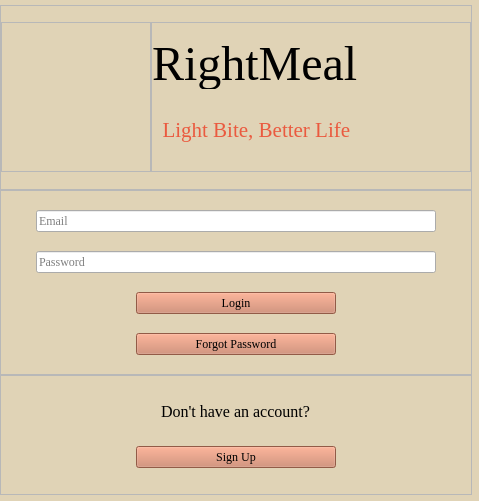
<?xml version="1.0" encoding="UTF-8"?>
<ui version="4.0">
 <class>MainWindow</class>
 <widget class="QMainWindow" name="MainWindow">
  <property name="geometry">
   <rect>
    <x>0</x>
    <y>0</y>
    <width>479</width>
    <height>501</height>
   </rect>
  </property>
  <property name="windowTitle">
   <string>MainWindow</string>
  </property>
  <property name="styleSheet">
   <string notr="true">QMainWindow {background: #e0d3b6;}
QPushButton {background: #cc7f63;}
QCommandLinkButton  {background:#e0d3b6;}
QLabel {font:  #000000;}
QLineEdit {font: #161514;}

</string>
  </property>
  <widget class="QWidget" name="centralwidget">
   <widget class="QFrame" name="frame_2">
    <property name="geometry">
     <rect>
      <x>0</x>
      <y>190</y>
      <width>472</width>
      <height>185</height>
     </rect>
    </property>
    <property name="minimumSize">
     <size>
      <width>0</width>
      <height>150</height>
     </size>
    </property>
    <property name="maximumSize">
     <size>
      <width>16777215</width>
      <height>16777215</height>
     </size>
    </property>
    <property name="frameShape">
     <enum>QFrame::StyledPanel</enum>
    </property>
    <property name="frameShadow">
     <enum>QFrame::Raised</enum>
    </property>
    <layout class="QVBoxLayout" name="verticalLayout_5">
     <property name="spacing">
      <number>0</number>
     </property>
     <property name="leftMargin">
      <number>0</number>
     </property>
     <property name="topMargin">
      <number>0</number>
     </property>
     <property name="rightMargin">
      <number>0</number>
     </property>
     <property name="bottomMargin">
      <number>0</number>
     </property>
     <item alignment="Qt::AlignHCenter">
      <widget class="QLineEdit" name="lineEdit_5">
       <property name="minimumSize">
        <size>
         <width>400</width>
         <height>0</height>
        </size>
       </property>
       <property name="maximumSize">
        <size>
         <width>400</width>
         <height>16777215</height>
        </size>
       </property>
       <property name="font">
        <font>
         <family>Times New Roman</family>
         <italic>false</italic>
         <bold>false</bold>
        </font>
       </property>
       <property name="placeholderText">
        <string>Email</string>
       </property>
      </widget>
     </item>
     <item alignment="Qt::AlignHCenter">
      <widget class="QLineEdit" name="lineEdit_6">
       <property name="minimumSize">
        <size>
         <width>400</width>
         <height>0</height>
        </size>
       </property>
       <property name="maximumSize">
        <size>
         <width>400</width>
         <height>16777215</height>
        </size>
       </property>
       <property name="font">
        <font>
         <family>Times New Roman</family>
         <italic>false</italic>
         <bold>false</bold>
        </font>
       </property>
       <property name="placeholderText">
        <string>Password</string>
       </property>
      </widget>
     </item>
     <item alignment="Qt::AlignHCenter">
      <widget class="QPushButton" name="pushButton">
       <property name="minimumSize">
        <size>
         <width>200</width>
         <height>0</height>
        </size>
       </property>
       <property name="maximumSize">
        <size>
         <width>200</width>
         <height>16777215</height>
        </size>
       </property>
       <property name="font">
        <font>
         <family>Times New Roman</family>
        </font>
       </property>
       <property name="text">
        <string>Login</string>
       </property>
      </widget>
     </item>
     <item alignment="Qt::AlignHCenter">
      <widget class="QPushButton" name="pushButton_8">
       <property name="minimumSize">
        <size>
         <width>200</width>
         <height>0</height>
        </size>
       </property>
       <property name="maximumSize">
        <size>
         <width>200</width>
         <height>16777215</height>
        </size>
       </property>
       <property name="font">
        <font>
         <family>Times New Roman</family>
        </font>
       </property>
       <property name="text">
        <string>Forgot Password</string>
       </property>
      </widget>
     </item>
    </layout>
   </widget>
   <widget class="QFrame" name="frame_3">
    <property name="geometry">
     <rect>
      <x>0</x>
      <y>375</y>
      <width>472</width>
      <height>120</height>
     </rect>
    </property>
    <property name="maximumSize">
     <size>
      <width>16777215</width>
      <height>120</height>
     </size>
    </property>
    <property name="frameShape">
     <enum>QFrame::StyledPanel</enum>
    </property>
    <property name="frameShadow">
     <enum>QFrame::Raised</enum>
    </property>
    <layout class="QVBoxLayout" name="verticalLayout_9">
     <property name="spacing">
      <number>0</number>
     </property>
     <property name="leftMargin">
      <number>0</number>
     </property>
     <property name="topMargin">
      <number>0</number>
     </property>
     <property name="rightMargin">
      <number>0</number>
     </property>
     <property name="bottomMargin">
      <number>0</number>
     </property>
     <item alignment="Qt::AlignHCenter">
      <widget class="QLabel" name="label_3">
       <property name="sizePolicy">
        <sizepolicy hsizetype="Preferred" vsizetype="Preferred">
         <horstretch>0</horstretch>
         <verstretch>0</verstretch>
        </sizepolicy>
       </property>
       <property name="maximumSize">
        <size>
         <width>16777215</width>
         <height>20</height>
        </size>
       </property>
       <property name="font">
        <font>
         <family>Times New Roman</family>
         <pointsize>12</pointsize>
         <italic>false</italic>
         <bold>false</bold>
        </font>
       </property>
       <property name="text">
        <string>Don't have an account?</string>
       </property>
      </widget>
     </item>
     <item alignment="Qt::AlignHCenter">
      <widget class="QPushButton" name="pushButton_9">
       <property name="minimumSize">
        <size>
         <width>200</width>
         <height>0</height>
        </size>
       </property>
       <property name="maximumSize">
        <size>
         <width>100</width>
         <height>16777215</height>
        </size>
       </property>
       <property name="font">
        <font>
         <family>Times New Roman</family>
        </font>
       </property>
       <property name="text">
        <string>Sign Up</string>
       </property>
      </widget>
     </item>
    </layout>
   </widget>
   <widget class="QFrame" name="frame">
    <property name="geometry">
     <rect>
      <x>0</x>
      <y>5</y>
      <width>472</width>
      <height>185</height>
     </rect>
    </property>
    <property name="minimumSize">
     <size>
      <width>0</width>
      <height>170</height>
     </size>
    </property>
    <property name="maximumSize">
     <size>
      <width>16777215</width>
      <height>200</height>
     </size>
    </property>
    <property name="frameShape">
     <enum>QFrame::StyledPanel</enum>
    </property>
    <property name="frameShadow">
     <enum>QFrame::Raised</enum>
    </property>
    <layout class="QHBoxLayout" name="horizontalLayout_5">
     <property name="spacing">
      <number>0</number>
     </property>
     <property name="leftMargin">
      <number>0</number>
     </property>
     <property name="topMargin">
      <number>0</number>
     </property>
     <property name="rightMargin">
      <number>0</number>
     </property>
     <property name="bottomMargin">
      <number>0</number>
     </property>
     <item>
      <widget class="QFrame" name="frame_8">
       <property name="maximumSize">
        <size>
         <width>150</width>
         <height>150</height>
        </size>
       </property>
       <property name="frameShape">
        <enum>QFrame::StyledPanel</enum>
       </property>
       <property name="frameShadow">
        <enum>QFrame::Raised</enum>
       </property>
       <layout class="QHBoxLayout" name="horizontalLayout_6">
        <property name="spacing">
         <number>0</number>
        </property>
        <property name="leftMargin">
         <number>0</number>
        </property>
        <property name="topMargin">
         <number>0</number>
        </property>
        <property name="rightMargin">
         <number>0</number>
        </property>
        <property name="bottomMargin">
         <number>0</number>
        </property>
        <item>
         <widget class="QLabel" name="label_pix">
          <property name="maximumSize">
           <size>
            <width>220</width>
            <height>200</height>
           </size>
          </property>
          <property name="text">
           <string/>
          </property>
          <property name="pixmap">
           <pixmap>:/img/image0.jpeg</pixmap>
          </property>
          <property name="scaledContents">
           <bool>true</bool>
          </property>
         </widget>
        </item>
       </layout>
      </widget>
     </item>
     <item>
      <widget class="QFrame" name="frame_9">
       <property name="minimumSize">
        <size>
         <width>270</width>
         <height>0</height>
        </size>
       </property>
       <property name="maximumSize">
        <size>
         <width>16777215</width>
         <height>150</height>
        </size>
       </property>
       <property name="frameShape">
        <enum>QFrame::StyledPanel</enum>
       </property>
       <property name="frameShadow">
        <enum>QFrame::Raised</enum>
       </property>
       <layout class="QVBoxLayout" name="verticalLayout_10">
        <property name="spacing">
         <number>0</number>
        </property>
        <property name="leftMargin">
         <number>0</number>
        </property>
        <property name="topMargin">
         <number>0</number>
        </property>
        <property name="rightMargin">
         <number>0</number>
        </property>
        <property name="bottomMargin">
         <number>0</number>
        </property>
        <item>
         <widget class="QLabel" name="label">
          <property name="sizePolicy">
           <sizepolicy hsizetype="Preferred" vsizetype="Preferred">
            <horstretch>0</horstretch>
            <verstretch>0</verstretch>
           </sizepolicy>
          </property>
          <property name="maximumSize">
           <size>
            <width>16777215</width>
            <height>50</height>
           </size>
          </property>
          <property name="font">
           <font>
            <family>Times New Roman</family>
            <pointsize>36</pointsize>
            <italic>false</italic>
            <bold>false</bold>
           </font>
          </property>
          <property name="text">
           <string>RightMeal</string>
          </property>
          <property name="alignment">
           <set>Qt::AlignLeading|Qt::AlignLeft|Qt::AlignVCenter</set>
          </property>
         </widget>
        </item>
        <item>
         <widget class="QLabel" name="lbbl">
          <property name="sizePolicy">
           <sizepolicy hsizetype="Preferred" vsizetype="Preferred">
            <horstretch>0</horstretch>
            <verstretch>0</verstretch>
           </sizepolicy>
          </property>
          <property name="maximumSize">
           <size>
            <width>16777215</width>
            <height>50</height>
           </size>
          </property>
          <property name="font">
           <font>
            <family>Times New Roman</family>
            <pointsize>16</pointsize>
            <italic>false</italic>
            <bold>false</bold>
           </font>
          </property>
          <property name="styleSheet">
           <string notr="true">QLabel {font: #e9583f;}
QLabel{color:#ea5a3f;}</string>
          </property>
          <property name="text">
           <string>  Light Bite, Better Life</string>
          </property>
          <property name="alignment">
           <set>Qt::AlignLeading|Qt::AlignLeft|Qt::AlignVCenter</set>
          </property>
         </widget>
        </item>
       </layout>
      </widget>
     </item>
    </layout>
   </widget>
  </widget>
 </widget>
 <resources/>
 <connections/>
</ui>
